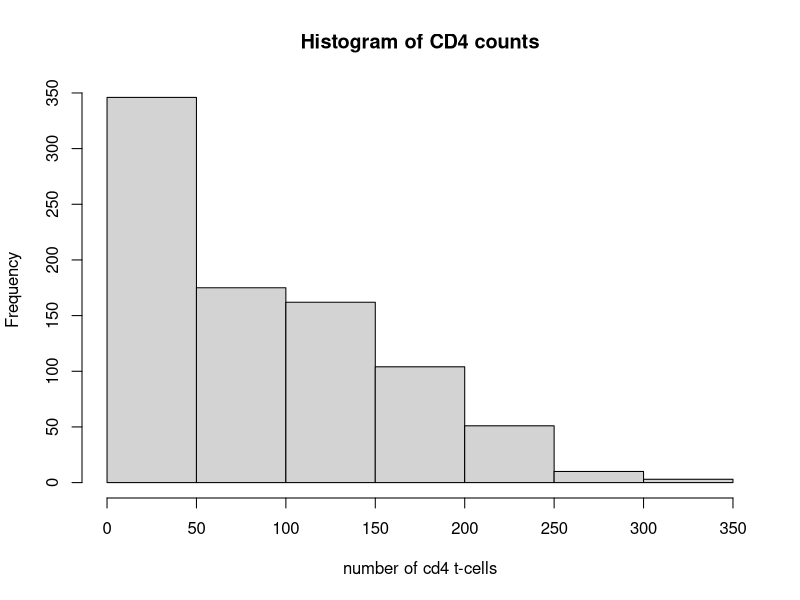
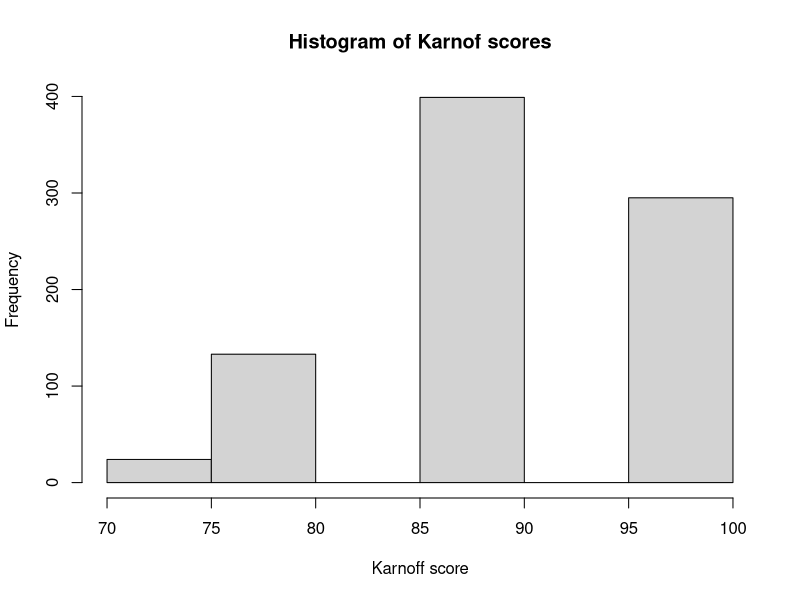
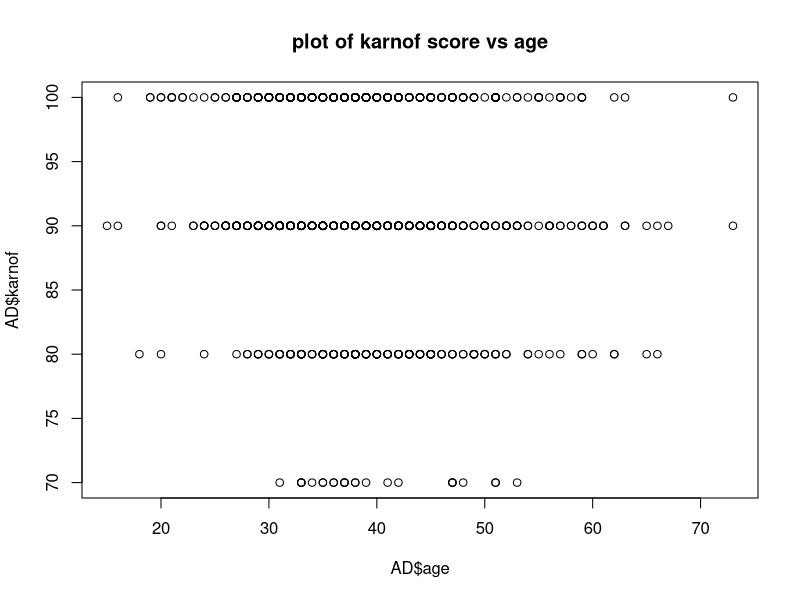
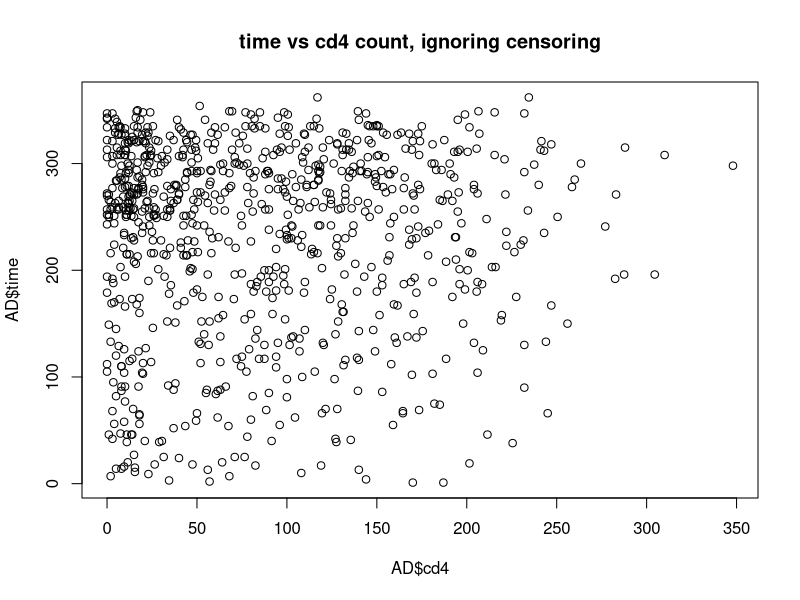

These charts were generated, in order, by the following R code:
## ---- chunk 1
knitr::opts_chunk$set(message=FALSE, warning=FALSE, fig.height=4, fig.width=5, 
                      fig.align = "center")
library(tidyverse)
library(broom)
library(survival)
## ---- chunk 2
AD = read.csv("AIDSdata.csv")
## ---- chunk 3
hist(AD$cd4, main = "Histogram of CD4 counts", xlab = "number of cd4 t-cells")
hist(AD$karnof, main = "Histogram of Karnof scores", xlab = "Karnoff score", breaks = 5)
#I'm having a hard time getting the histogram breaks right - karnoff scores are multiples of 10 and it doesn't like that
plot(AD$age, AD$karnof, main = "plot of karnof score vs age")
plot(AD$cd4, AD$time, main ="time vs cd4 count, ignoring censoring")
